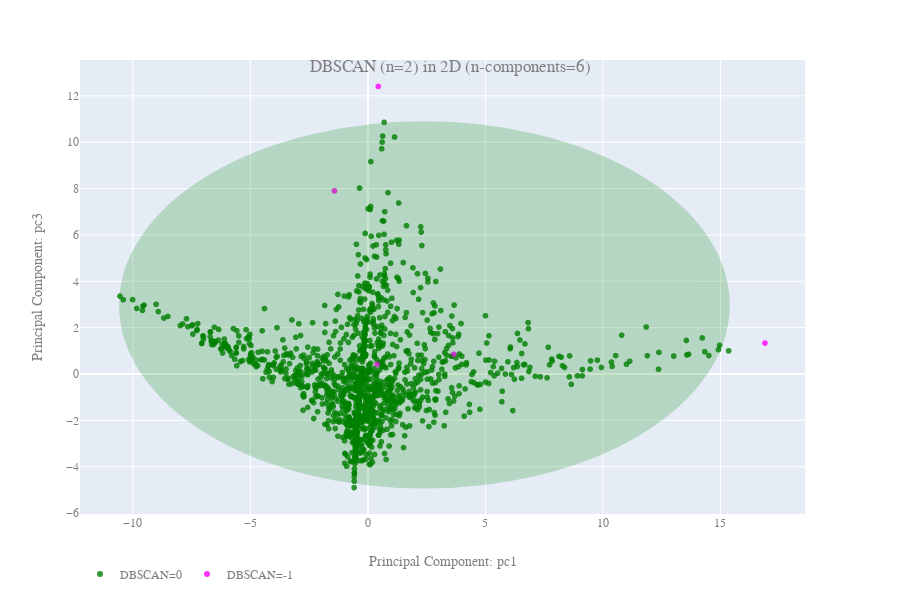

Notebook code for this chart:
### Code cell
mod = 'DBSCAN'
two_d(mod, components=['pc1', 'pc3'])

### Figure 1 — Plotly figure (JSON) as saved in the notebook; plotly's stock layout.template omitted (floating-point values rounded to 4 significant figures; data arrays with more than 128 entries replaced by an {"elided": "..."} marker saying what was removed)
{"data": [{"hoverlabel": {"namelength": 0}, "hovertemplate": "DBSCAN=0<br>pc1=%{x}<br>pc3=%{y}", "legendgroup": "DBSCAN=0", "marker": {"color": "green", "opacity": 0.8, "symbol": "circle"}, "mode": "markers", "name": "DBSCAN=0", "showlegend": true, "type": "scattergl", "x": {"elided": "1336 float values"}, "xaxis": "x", "y": {"elided": "1336 float values"}, "yaxis": "y"}, {"hoverlabel": {"namelength": 0}, "hovertemplate": "DBSCAN=-1<br>pc1=%{x}<br>pc3=%{y}", "legendgroup": "DBSCAN=-1", "marker": {"color": "fuchsia", "opacity": 0.8, "symbol": "circle"}, "mode": "markers", "name": "DBSCAN=-1", "showlegend": true, "type": "scattergl", "x": [16.9, -1.42, 3.66, 0.3985, 0.4458], "xaxis": "x", "y": [1.336, 7.902, 0.8491, 0.4161, 12.41], "yaxis": "y"}], "layout": {"font": {"color": "#7f7f7f", "family": "Arial", "size": 12}, "height": 600, "legend": {"orientation": "h", "tracegroupgap": 0}, "margin": {"t": 60}, "shapes": [{"fillcolor": "green", "line": {"color": "green"}, "opacity": 0.2, "type": "circle", "x0": -10.55, "x1": 15.35, "xref": "x", "y0": -4.9, "y1": 10.86, "yref": "y"}], "title": {"text": "DBSCAN (n=2) in 2D (n-components=6)", "x": 0.5, "xanchor": "center", "y": 0.9, "yanchor": "top"}, "xaxis": {"anchor": "y", "domain": [0, 0.98], "title": {"text": "Principal Component: pc1"}}, "yaxis": {"anchor": "x", "domain": [0, 1], "title": {"text": "Principal Component: pc3"}}}}
